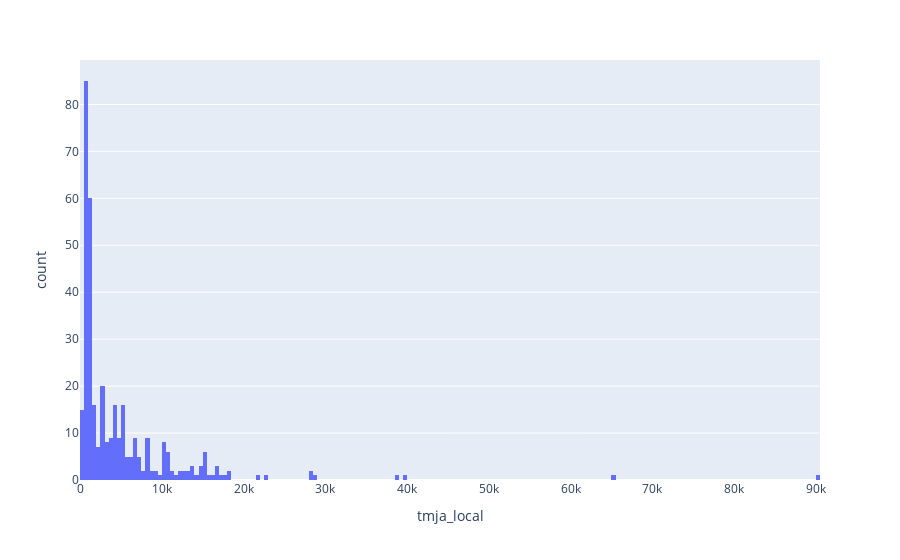

The code cell stored with this chart in its notebook:
### Code cell
fig = px.histogram(tmja_wrs84_bre_clean, x='tmja_local', nbins=200)
fig.show()

### Figure 1 — Plotly figure (JSON) as saved in the notebook; plotly's stock layout.template omitted (floating-point values rounded to 4 significant figures; data arrays with more than 128 entries replaced by an {"elided": "..."} marker saying what was removed)
{"data": [{"alignmentgroup": "True", "bingroup": "x", "hovertemplate": "tmja_local=%{x}<br>count=%{y}<extra></extra>", "legendgroup": "", "marker": {"color": "#636efa", "pattern": {"shape": ""}}, "name": "", "nbinsx": 200, "offsetgroup": "", "orientation": "v", "showlegend": false, "type": "histogram", "x": {"elided": "366 float values"}, "xaxis": "x", "yaxis": "y"}], "layout": {"barmode": "relative", "legend": {"tracegroupgap": 0}, "margin": {"t": 60}, "xaxis": {"anchor": "y", "domain": [0, 1], "title": {"text": "tmja_local"}}, "yaxis": {"anchor": "x", "domain": [0, 1], "title": {"text": "count"}}}}
